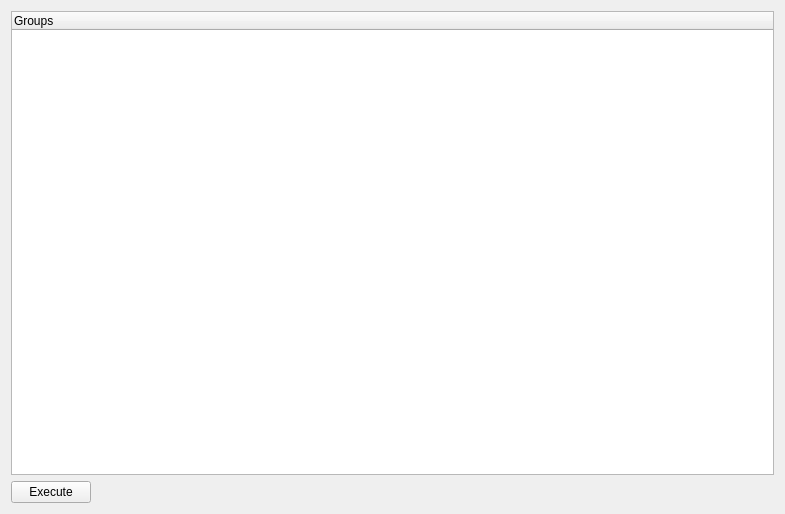
<?xml version="1.0" encoding="UTF-8"?>
<ui version="4.0">
 <class>VMTDEngineForm</class>
 <widget class="QWidget" name="VMTDEngineForm">
  <property name="geometry">
   <rect>
    <x>0</x>
    <y>0</y>
    <width>785</width>
    <height>514</height>
   </rect>
  </property>
  <property name="windowTitle">
   <string>Form</string>
  </property>
  <layout class="QVBoxLayout" name="verticalLayout">
   <item>
    <widget class="QTreeWidget" name="treeWidget">
     <column>
      <property name="text">
       <string>Groups</string>
      </property>
     </column>
    </widget>
   </item>
   <item>
    <layout class="QHBoxLayout" name="hl_1">
     <item>
      <widget class="QPushButton" name="pbExecute">
       <property name="text">
        <string>Execute</string>
       </property>
      </widget>
     </item>
     <item>
      <spacer name="_1">
       <property name="orientation">
        <enum>Qt::Horizontal</enum>
       </property>
       <property name="sizeHint" stdset="0">
        <size>
         <width>40</width>
         <height>20</height>
        </size>
       </property>
      </spacer>
     </item>
    </layout>
   </item>
  </layout>
 </widget>
 <resources/>
 <connections/>
</ui>
